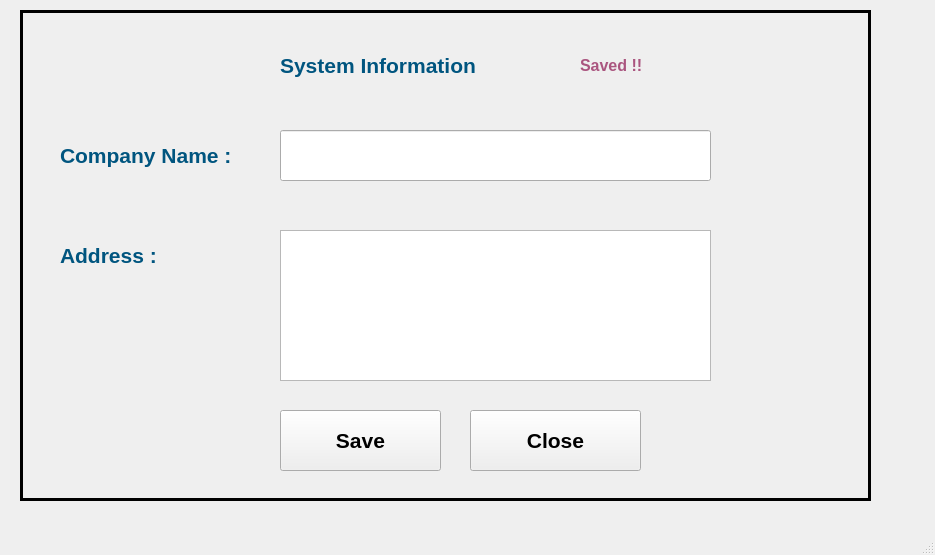
<?xml version="1.0" encoding="UTF-8"?>
<ui version="4.0">
 <class>MainWindow</class>
 <widget class="QMainWindow" name="MainWindow">
  <property name="geometry">
   <rect>
    <x>0</x>
    <y>0</y>
    <width>935</width>
    <height>555</height>
   </rect>
  </property>
  <property name="windowTitle">
   <string>MainWindow</string>
  </property>
  <widget class="QWidget" name="centralwidget">
   <widget class="QFrame" name="frame">
    <property name="geometry">
     <rect>
      <x>20</x>
      <y>10</y>
      <width>851</width>
      <height>491</height>
     </rect>
    </property>
    <property name="frameShape">
     <enum>QFrame::Box</enum>
    </property>
    <property name="frameShadow">
     <enum>QFrame::Plain</enum>
    </property>
    <property name="lineWidth">
     <number>3</number>
    </property>
    <widget class="QLabel" name="label">
     <property name="geometry">
      <rect>
       <x>40</x>
       <y>120</y>
       <width>201</width>
       <height>51</height>
      </rect>
     </property>
     <property name="font">
      <font>
       <family>Arial</family>
       <pointsize>16</pointsize>
       <weight>75</weight>
       <bold>true</bold>
      </font>
     </property>
     <property name="styleSheet">
      <string notr="true">color: rgb(0, 85, 127);</string>
     </property>
     <property name="text">
      <string>Company Name :</string>
     </property>
    </widget>
    <widget class="QLineEdit" name="lineEdit">
     <property name="geometry">
      <rect>
       <x>260</x>
       <y>120</y>
       <width>431</width>
       <height>51</height>
      </rect>
     </property>
     <property name="font">
      <font>
       <family>Arial</family>
       <pointsize>16</pointsize>
       <weight>75</weight>
       <bold>true</bold>
      </font>
     </property>
    </widget>
    <widget class="QLabel" name="label_2">
     <property name="geometry">
      <rect>
       <x>40</x>
       <y>220</y>
       <width>181</width>
       <height>51</height>
      </rect>
     </property>
     <property name="font">
      <font>
       <family>Arial</family>
       <pointsize>16</pointsize>
       <weight>75</weight>
       <bold>true</bold>
      </font>
     </property>
     <property name="styleSheet">
      <string notr="true">color: rgb(0, 85, 127);</string>
     </property>
     <property name="text">
      <string>Address :</string>
     </property>
    </widget>
    <widget class="QTextEdit" name="textEdit">
     <property name="geometry">
      <rect>
       <x>260</x>
       <y>220</y>
       <width>431</width>
       <height>151</height>
      </rect>
     </property>
     <property name="font">
      <font>
       <family>Arial</family>
       <pointsize>16</pointsize>
       <weight>75</weight>
       <bold>true</bold>
      </font>
     </property>
    </widget>
    <widget class="QPushButton" name="pushButton">
     <property name="geometry">
      <rect>
       <x>260</x>
       <y>400</y>
       <width>161</width>
       <height>61</height>
      </rect>
     </property>
     <property name="font">
      <font>
       <family>Arial</family>
       <pointsize>16</pointsize>
       <weight>75</weight>
       <bold>true</bold>
      </font>
     </property>
     <property name="text">
      <string>Save</string>
     </property>
    </widget>
    <widget class="QPushButton" name="pushButton_2">
     <property name="geometry">
      <rect>
       <x>450</x>
       <y>400</y>
       <width>171</width>
       <height>61</height>
      </rect>
     </property>
     <property name="font">
      <font>
       <family>Arial</family>
       <pointsize>16</pointsize>
       <weight>75</weight>
       <bold>true</bold>
      </font>
     </property>
     <property name="text">
      <string>Close</string>
     </property>
    </widget>
    <widget class="QLabel" name="label_3">
     <property name="geometry">
      <rect>
       <x>560</x>
       <y>40</y>
       <width>221</width>
       <height>31</height>
      </rect>
     </property>
     <property name="font">
      <font>
       <family>Arial</family>
       <pointsize>12</pointsize>
       <weight>75</weight>
       <bold>true</bold>
      </font>
     </property>
     <property name="styleSheet">
      <string notr="true">color: rgb(170, 85, 127);</string>
     </property>
     <property name="text">
      <string>Saved !!</string>
     </property>
    </widget>
    <widget class="QLabel" name="label_4">
     <property name="geometry">
      <rect>
       <x>260</x>
       <y>30</y>
       <width>221</width>
       <height>51</height>
      </rect>
     </property>
     <property name="font">
      <font>
       <family>Arial</family>
       <pointsize>16</pointsize>
       <weight>75</weight>
       <bold>true</bold>
      </font>
     </property>
     <property name="styleSheet">
      <string notr="true">color: rgb(0, 85, 127);</string>
     </property>
     <property name="text">
      <string>System Information</string>
     </property>
    </widget>
   </widget>
  </widget>
  <widget class="QMenuBar" name="menubar">
   <property name="geometry">
    <rect>
     <x>0</x>
     <y>0</y>
     <width>935</width>
     <height>21</height>
    </rect>
   </property>
  </widget>
  <widget class="QStatusBar" name="statusbar"/>
 </widget>
 <resources/>
 <connections/>
</ui>
